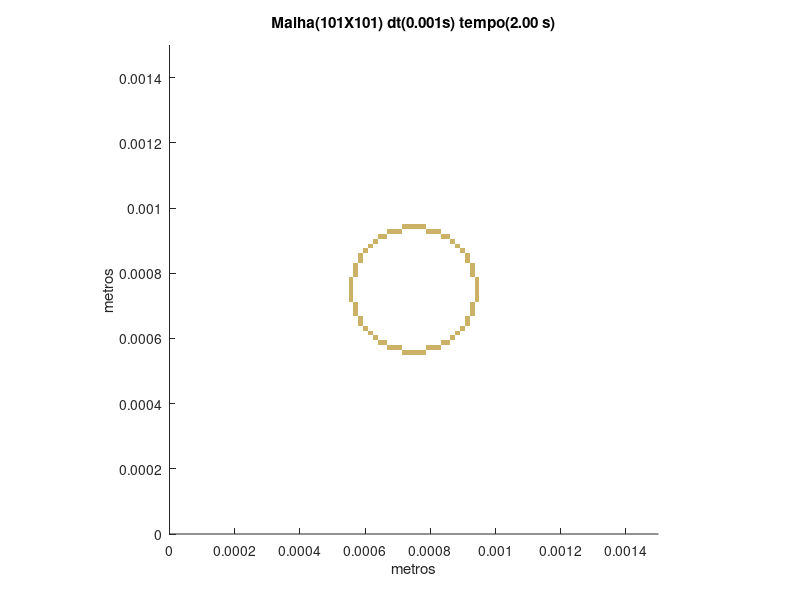

Recreate this plot in MATLAB.
set (gca,'PlotBoxAspectRatio',[1 1 1],'Xlim',[0,0.0015],'Ylim',[0,0.0015])
hold on
title('Malha(101X101) dt(0.001s) tempo(2.00 s)')
hold on
ylabel('metros')
hold on
xlabel('metros')
hold on

fill([0.000712871287128713 0.000712871287128713 0.000727722772277228 0.000727722772277228],[0.000549504950495049 0.000564356435643564 0.000564356435643564 0.000549504950495049],[0.8,0.7,0.4],'LineStyle','none')

fill([0.000727722772277228 0.000727722772277228 0.000742574257425743 0.000742574257425743],[0.000549504950495049 0.000564356435643564 0.000564356435643564 0.000549504950495049],[0.8,0.7,0.4],'LineStyle','none')

fill([0.000742574257425743 0.000742574257425743 0.000757425742574257 0.000757425742574257],[0.000549504950495049 0.000564356435643564 0.000564356435643564 0.000549504950495049],[0.8,0.7,0.4],'LineStyle','none')

fill([0.000757425742574257 0.000757425742574257 0.000772277227722772 0.000772277227722772],[0.000549504950495049 0.000564356435643564 0.000564356435643564 0.000549504950495049],[0.8,0.7,0.4],'LineStyle','none')

fill([0.000772277227722772 0.000772277227722772 0.000787128712871287 0.000787128712871287],[0.000549504950495049 0.000564356435643564 0.000564356435643564 0.000549504950495049],[0.8,0.7,0.4],'LineStyle','none')

fill([0.000668316831683168 0.000668316831683168 0.000683168316831683 0.000683168316831683],[0.000564356435643564 0.000579207920792079 0.000579207920792079 0.000564356435643564],[0.8,0.7,0.4],'LineStyle','none')

fill([0.000683168316831683 0.000683168316831683 0.000698019801980198 0.000698019801980198],[0.000564356435643564 0.000579207920792079 0.000579207920792079 0.000564356435643564],[0.8,0.7,0.4],'LineStyle','none')

fill([0.000698019801980198 0.000698019801980198 0.000712871287128713 0.000712871287128713],[0.000564356435643564 0.000579207920792079 0.000579207920792079 0.000564356435643564],[0.8,0.7,0.4],'LineStyle','none')

fill([0.000787128712871287 0.000787128712871287 0.000801980198019802 0.000801980198019802],[0.000564356435643564 0.000579207920792079 0.000579207920792079 0.000564356435643564],[0.8,0.7,0.4],'LineStyle','none')

fill([0.000801980198019802 0.000801980198019802 0.000816831683168317 0.000816831683168317],[0.000564356435643564 0.000579207920792079 0.000579207920792079 0.000564356435643564],[0.8,0.7,0.4],'LineStyle','none')

fill([0.000816831683168317 0.000816831683168317 0.000831683168316832 0.000831683168316832],[0.000564356435643564 0.000579207920792079 0.000579207920792079 0.000564356435643564],[0.8,0.7,0.4],'LineStyle','none')

fill([0.000638613861386139 0.000638613861386139 0.000653465346534653 0.000653465346534653],[0.000579207920792079 0.000594059405940594 0.000594059405940594 0.000579207920792079],[0.8,0.7,0.4],'LineStyle','none')

fill([0.000653465346534653 0.000653465346534653 0.000668316831683168 0.000668316831683168],[0.000579207920792079 0.000594059405940594 0.000594059405940594 0.000579207920792079],[0.8,0.7,0.4],'LineStyle','none')

fill([0.000831683168316832 0.000831683168316832 0.000846534653465347 0.000846534653465347],[0.000579207920792079 0.000594059405940594 0.000594059405940594 0.000579207920792079],[0.8,0.7,0.4],'LineStyle','none')

fill([0.000846534653465347 0.000846534653465347 0.000861386138613861 0.000861386138613861],[0.000579207920792079 0.000594059405940594 0.000594059405940594 0.000579207920792079],[0.8,0.7,0.4],'LineStyle','none')

fill([0.000623762376237624 0.000623762376237624 0.000638613861386139 0.000638613861386139],[0.000594059405940594 0.000608910891089109 0.000608910891089109 0.000594059405940594],[0.8,0.7,0.4],'LineStyle','none')

fill([0.000861386138613861 0.000861386138613861 0.000876237623762376 0.000876237623762376],[0.000594059405940594 0.000608910891089109 0.000608910891089109 0.000594059405940594],[0.8,0.7,0.4],'LineStyle','none')

fill([0.000608910891089109 0.000608910891089109 0.000623762376237624 0.000623762376237624],[0.000608910891089109 0.000623762376237624 0.000623762376237624 0.000608910891089109],[0.8,0.7,0.4],'LineStyle','none')

fill([0.000876237623762376 0.000876237623762376 0.000891089108910891 0.000891089108910891],[0.000608910891089109 0.000623762376237624 0.000623762376237624 0.000608910891089109],[0.8,0.7,0.4],'LineStyle','none')

fill([0.000594059405940594 0.000594059405940594 0.000608910891089109 0.000608910891089109],[0.000623762376237624 0.000638613861386139 0.000638613861386139 0.000623762376237624],[0.8,0.7,0.4],'LineStyle','none')

fill([0.000891089108910891 0.000891089108910891 0.000905940594059406 0.000905940594059406],[0.000623762376237624 0.000638613861386139 0.000638613861386139 0.000623762376237624],[0.8,0.7,0.4],'LineStyle','none')

fill([0.000579207920792079 0.000579207920792079 0.000594059405940594 0.000594059405940594],[0.000638613861386139 0.000653465346534653 0.000653465346534653 0.000638613861386139],[0.8,0.7,0.4],'LineStyle','none')

fill([0.000905940594059406 0.000905940594059406 0.000920792079207921 0.000920792079207921],[0.000638613861386139 0.000653465346534653 0.000653465346534653 0.000638613861386139],[0.8,0.7,0.4],'LineStyle','none')

fill([0.000579207920792079 0.000579207920792079 0.000594059405940594 0.000594059405940594],[0.000653465346534653 0.000668316831683168 0.000668316831683168 0.000653465346534653],[0.8,0.7,0.4],'LineStyle','none')

fill([0.000905940594059406 0.000905940594059406 0.000920792079207921 0.000920792079207921],[0.000653465346534653 0.000668316831683168 0.000668316831683168 0.000653465346534653],[0.8,0.7,0.4],'LineStyle','none')

fill([0.000564356435643564 0.000564356435643564 0.000579207920792079 0.000579207920792079],[0.000668316831683168 0.000683168316831683 0.000683168316831683 0.000668316831683168],[0.8,0.7,0.4],'LineStyle','none')

fill([0.000920792079207921 0.000920792079207921 0.000935643564356436 0.000935643564356436],[0.000668316831683168 0.000683168316831683 0.000683168316831683 0.000668316831683168],[0.8,0.7,0.4],'LineStyle','none')

fill([0.000564356435643564 0.000564356435643564 0.000579207920792079 0.000579207920792079],[0.000683168316831683 0.000698019801980198 0.000698019801980198 0.000683168316831683],[0.8,0.7,0.4],'LineStyle','none')

fill([0.000920792079207921 0.000920792079207921 0.000935643564356436 0.000935643564356436],[0.000683168316831683 0.000698019801980198 0.000698019801980198 0.000683168316831683],[0.8,0.7,0.4],'LineStyle','none')

fill([0.000564356435643564 0.000564356435643564 0.000579207920792079 0.000579207920792079],[0.000698019801980198 0.000712871287128713 0.000712871287128713 0.000698019801980198],[0.8,0.7,0.4],'LineStyle','none')

fill([0.000920792079207921 0.000920792079207921 0.000935643564356436 0.000935643564356436],[0.000698019801980198 0.000712871287128713 0.000712871287128713 0.000698019801980198],[0.8,0.7,0.4],'LineStyle','none')

fill([0.000549504950495049 0.000549504950495049 0.000564356435643564 0.000564356435643564],[0.000712871287128713 0.000727722772277228 0.000727722772277228 0.000712871287128713],[0.8,0.7,0.4],'LineStyle','none')

fill([0.000935643564356436 0.000935643564356436 0.00095049504950495 0.00095049504950495],[0.000712871287128713 0.000727722772277228 0.000727722772277228 0.000712871287128713],[0.8,0.7,0.4],'LineStyle','none')

fill([0.000549504950495049 0.000549504950495049 0.000564356435643564 0.000564356435643564],[0.000727722772277228 0.000742574257425743 0.000742574257425743 0.000727722772277228],[0.8,0.7,0.4],'LineStyle','none')

fill([0.000935643564356436 0.000935643564356436 0.00095049504950495 0.00095049504950495],[0.000727722772277228 0.000742574257425743 0.000742574257425743 0.000727722772277228],[0.8,0.7,0.4],'LineStyle','none')

fill([0.000549504950495049 0.000549504950495049 0.000564356435643564 0.000564356435643564],[0.000742574257425743 0.000757425742574257 0.000757425742574257 0.000742574257425743],[0.8,0.7,0.4],'LineStyle','none')

fill([0.000935643564356436 0.000935643564356436 0.00095049504950495 0.00095049504950495],[0.000742574257425743 0.000757425742574257 0.000757425742574257 0.000742574257425743],[0.8,0.7,0.4],'LineStyle','none')

fill([0.000549504950495049 0.000549504950495049 0.000564356435643564 0.000564356435643564],[0.000757425742574257 0.000772277227722772 0.000772277227722772 0.000757425742574257],[0.8,0.7,0.4],'LineStyle','none')

fill([0.000935643564356436 0.000935643564356436 0.00095049504950495 0.00095049504950495],[0.000757425742574257 0.000772277227722772 0.000772277227722772 0.000757425742574257],[0.8,0.7,0.4],'LineStyle','none')

fill([0.000549504950495049 0.000549504950495049 0.000564356435643564 0.000564356435643564],[0.000772277227722772 0.000787128712871287 0.000787128712871287 0.000772277227722772],[0.8,0.7,0.4],'LineStyle','none')

fill([0.000935643564356436 0.000935643564356436 0.00095049504950495 0.00095049504950495],[0.000772277227722772 0.000787128712871287 0.000787128712871287 0.000772277227722772],[0.8,0.7,0.4],'LineStyle','none')

fill([0.000564356435643564 0.000564356435643564 0.000579207920792079 0.000579207920792079],[0.000787128712871287 0.000801980198019802 0.000801980198019802 0.000787128712871287],[0.8,0.7,0.4],'LineStyle','none')

fill([0.000920792079207921 0.000920792079207921 0.000935643564356436 0.000935643564356436],[0.000787128712871287 0.000801980198019802 0.000801980198019802 0.000787128712871287],[0.8,0.7,0.4],'LineStyle','none')

fill([0.000564356435643564 0.000564356435643564 0.000579207920792079 0.000579207920792079],[0.000801980198019802 0.000816831683168317 0.000816831683168317 0.000801980198019802],[0.8,0.7,0.4],'LineStyle','none')

fill([0.000920792079207921 0.000920792079207921 0.000935643564356436 0.000935643564356436],[0.000801980198019802 0.000816831683168317 0.000816831683168317 0.000801980198019802],[0.8,0.7,0.4],'LineStyle','none')

fill([0.000564356435643564 0.000564356435643564 0.000579207920792079 0.000579207920792079],[0.000816831683168317 0.000831683168316832 0.000831683168316832 0.000816831683168317],[0.8,0.7,0.4],'LineStyle','none')

fill([0.000920792079207921 0.000920792079207921 0.000935643564356436 0.000935643564356436],[0.000816831683168317 0.000831683168316832 0.000831683168316832 0.000816831683168317],[0.8,0.7,0.4],'LineStyle','none')

fill([0.000579207920792079 0.000579207920792079 0.000594059405940594 0.000594059405940594],[0.000831683168316832 0.000846534653465347 0.000846534653465347 0.000831683168316832],[0.8,0.7,0.4],'LineStyle','none')

fill([0.000905940594059406 0.000905940594059406 0.000920792079207921 0.000920792079207921],[0.000831683168316832 0.000846534653465347 0.000846534653465347 0.000831683168316832],[0.8,0.7,0.4],'LineStyle','none')

fill([0.000579207920792079 0.000579207920792079 0.000594059405940594 0.000594059405940594],[0.000846534653465347 0.000861386138613861 0.000861386138613861 0.000846534653465347],[0.8,0.7,0.4],'LineStyle','none')

fill([0.000905940594059406 0.000905940594059406 0.000920792079207921 0.000920792079207921],[0.000846534653465347 0.000861386138613861 0.000861386138613861 0.000846534653465347],[0.8,0.7,0.4],'LineStyle','none')

fill([0.000594059405940594 0.000594059405940594 0.000608910891089109 0.000608910891089109],[0.000861386138613861 0.000876237623762376 0.000876237623762376 0.000861386138613861],[0.8,0.7,0.4],'LineStyle','none')

fill([0.000891089108910891 0.000891089108910891 0.000905940594059406 0.000905940594059406],[0.000861386138613861 0.000876237623762376 0.000876237623762376 0.000861386138613861],[0.8,0.7,0.4],'LineStyle','none')

fill([0.000608910891089109 0.000608910891089109 0.000623762376237624 0.000623762376237624],[0.000876237623762376 0.000891089108910891 0.000891089108910891 0.000876237623762376],[0.8,0.7,0.4],'LineStyle','none')

fill([0.000876237623762376 0.000876237623762376 0.000891089108910891 0.000891089108910891],[0.000876237623762376 0.000891089108910891 0.000891089108910891 0.000876237623762376],[0.8,0.7,0.4],'LineStyle','none')

fill([0.000623762376237624 0.000623762376237624 0.000638613861386139 0.000638613861386139],[0.000891089108910891 0.000905940594059406 0.000905940594059406 0.000891089108910891],[0.8,0.7,0.4],'LineStyle','none')

fill([0.000861386138613861 0.000861386138613861 0.000876237623762376 0.000876237623762376],[0.000891089108910891 0.000905940594059406 0.000905940594059406 0.000891089108910891],[0.8,0.7,0.4],'LineStyle','none')

fill([0.000638613861386139 0.000638613861386139 0.000653465346534653 0.000653465346534653],[0.000905940594059406 0.000920792079207921 0.000920792079207921 0.000905940594059406],[0.8,0.7,0.4],'LineStyle','none')

fill([0.000653465346534653 0.000653465346534653 0.000668316831683168 0.000668316831683168],[0.000905940594059406 0.000920792079207921 0.000920792079207921 0.000905940594059406],[0.8,0.7,0.4],'LineStyle','none')

fill([0.000831683168316832 0.000831683168316832 0.000846534653465347 0.000846534653465347],[0.000905940594059406 0.000920792079207921 0.000920792079207921 0.000905940594059406],[0.8,0.7,0.4],'LineStyle','none')

fill([0.000846534653465347 0.000846534653465347 0.000861386138613861 0.000861386138613861],[0.000905940594059406 0.000920792079207921 0.000920792079207921 0.000905940594059406],[0.8,0.7,0.4],'LineStyle','none')

fill([0.000668316831683168 0.000668316831683168 0.000683168316831683 0.000683168316831683],[0.000920792079207921 0.000935643564356436 0.000935643564356436 0.000920792079207921],[0.8,0.7,0.4],'LineStyle','none')

fill([0.000683168316831683 0.000683168316831683 0.000698019801980198 0.000698019801980198],[0.000920792079207921 0.000935643564356436 0.000935643564356436 0.000920792079207921],[0.8,0.7,0.4],'LineStyle','none')

fill([0.000698019801980198 0.000698019801980198 0.000712871287128713 0.000712871287128713],[0.000920792079207921 0.000935643564356436 0.000935643564356436 0.000920792079207921],[0.8,0.7,0.4],'LineStyle','none')

fill([0.000787128712871287 0.000787128712871287 0.000801980198019802 0.000801980198019802],[0.000920792079207921 0.000935643564356436 0.000935643564356436 0.000920792079207921],[0.8,0.7,0.4],'LineStyle','none')

fill([0.000801980198019802 0.000801980198019802 0.000816831683168317 0.000816831683168317],[0.000920792079207921 0.000935643564356436 0.000935643564356436 0.000920792079207921],[0.8,0.7,0.4],'LineStyle','none')

fill([0.000816831683168317 0.000816831683168317 0.000831683168316832 0.000831683168316832],[0.000920792079207921 0.000935643564356436 0.000935643564356436 0.000920792079207921],[0.8,0.7,0.4],'LineStyle','none')

fill([0.000712871287128713 0.000712871287128713 0.000727722772277228 0.000727722772277228],[0.000935643564356436 0.00095049504950495 0.00095049504950495 0.000935643564356436],[0.8,0.7,0.4],'LineStyle','none')

fill([0.000727722772277228 0.000727722772277228 0.000742574257425743 0.000742574257425743],[0.000935643564356436 0.00095049504950495 0.00095049504950495 0.000935643564356436],[0.8,0.7,0.4],'LineStyle','none')

fill([0.000742574257425743 0.000742574257425743 0.000757425742574257 0.000757425742574257],[0.000935643564356436 0.00095049504950495 0.00095049504950495 0.000935643564356436],[0.8,0.7,0.4],'LineStyle','none')

fill([0.000757425742574257 0.000757425742574257 0.000772277227722772 0.000772277227722772],[0.000935643564356436 0.00095049504950495 0.00095049504950495 0.000935643564356436],[0.8,0.7,0.4],'LineStyle','none')

fill([0.000772277227722772 0.000772277227722772 0.000787128712871287 0.000787128712871287],[0.000935643564356436 0.00095049504950495 0.00095049504950495 0.000935643564356436],[0.8,0.7,0.4],'LineStyle','none')
